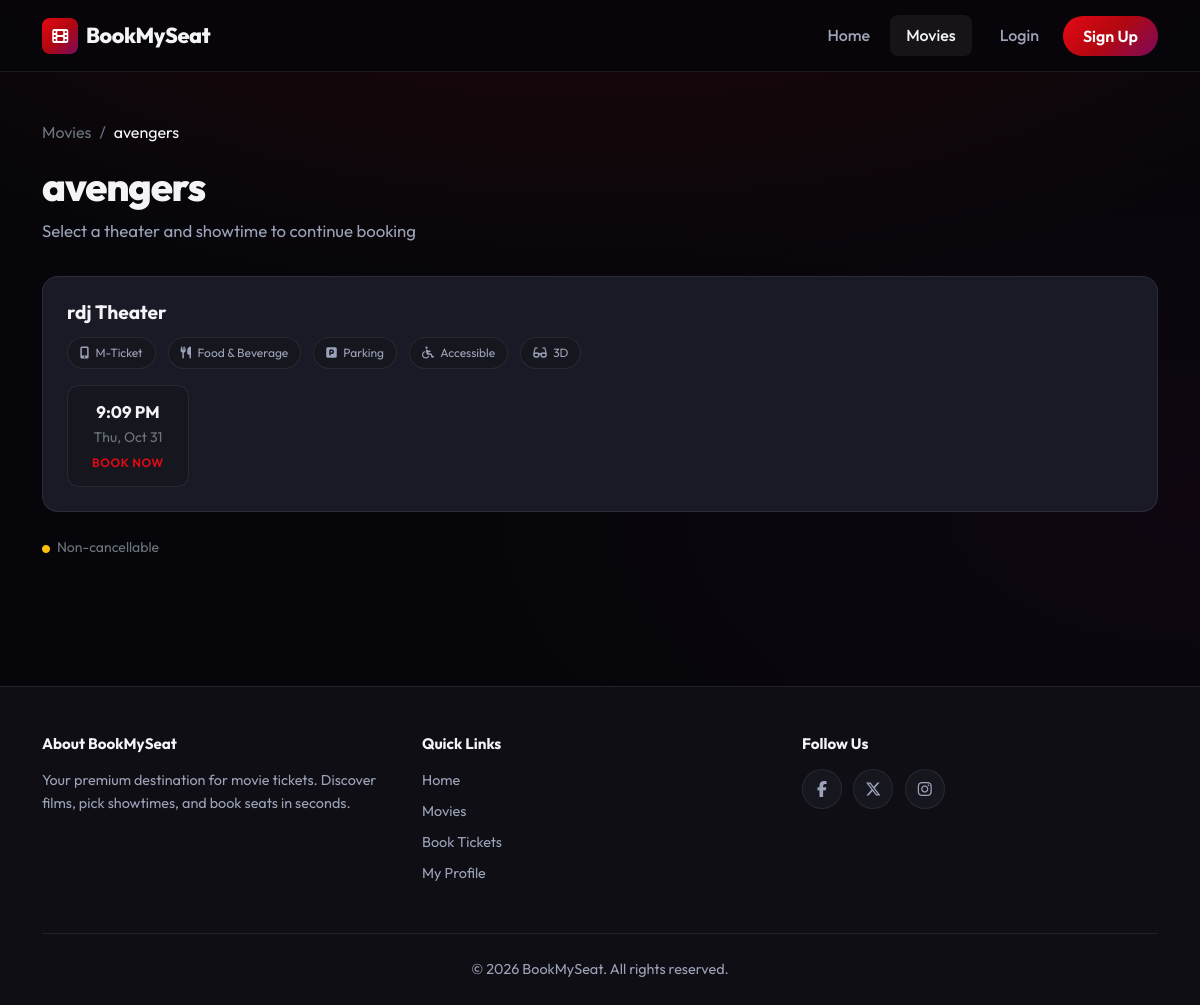
/movies/1/theaters, run on the app's committed database.
### movies/models.py (models this page shows, shortened)
class Movie(models.Model):
    name= models.CharField(max_length=255)
    image= models.ImageField(upload_to="movies/")
    rating = models.DecimalField(max_digits=3,decimal_places=1)
    cast= models.TextField()
    description= models.TextField(blank=True,null=True) # optional

class Theater(models.Model):
    name = models.CharField(max_length=255)
    movie = models.ForeignKey(Movie,on_delete=models.CASCADE,related_name='theaters')
    time= models.DateTimeField()

### movies/views.py (the view)
# urls.py: path('<int:movie_id>/theaters',views.theater_list,name='theater_list'),
def theater_list(request,movie_id):
    movie = get_object_or_404(Movie,id=movie_id)
    theater=Theater.objects.filter(movie=movie)
    return render(request,'movies/theater_list.html',{'movie':movie,'theaters':theater})

### templates/movies/theater_list.html (shortened to what this page needs)
{% extends "users/basic.html" %}
{% block content %}
<div class="container py-4 py-lg-5">
  <nav aria-label="breadcrumb" class="mb-3">
    <ol class="breadcrumb">
      <li class="breadcrumb-item"><a href="/movies/" class="text-secondary">Movies</a></li>
      <li class="breadcrumb-item active text-light" aria-current="page">{{ movie.name }}</li>
    </ol>
  </nav>
  <h1 class="page-title">{{ movie.name }}</h1>
  <p class="page-subtitle">Select a theater and showtime to continue booking</p>
  {% if theaters %}
    {% for theater in theaters %}
    <div class="theater-card">
      <h2 class="theater-name">{{ theater.name }} Theater</h2>
      <div class="theater-amenities">
        <span class="amenity-badge"><i class="fas fa-mobile-alt me-1"></i> M-Ticket</span>
        <span class="amenity-badge"><i class="fas fa-utensils me-1"></i> Food & Beverage</span>
        <span class="amenity-badge"><i class="fas fa-parking me-1"></i> Parking</span>
        <span class="amenity-badge"><i class="fas fa-wheelchair me-1"></i> Accessible</span>
        <span class="amenity-badge"><i class="fas fa-glasses me-1"></i> 3D</span>
      </div>
      <div class="d-flex flex-wrap gap-3">
        <a href="{% url 'book_seats' theater.id %}" class="showtime-slot">
          <span class="time-label">{{ theater.time|date:"g:i A" }}</span>
          <span class="d-block small text-secondary">{{ theater.time|date:"D, M j" }}</span>
          <span class="book-label">Book Now</span>
        </a>
      </div>
    </div>
    {% endfor %}
  {% endif %}
  <p class="mt-4 small text-secondary">
    <i class="fas fa-circle text-warning me-1" style="font-size: 0.5rem;"></i> Non-cancellable
  </p>
</div>
{% endblock %}

### static/css/main.css (style rules this page uses)
:root { --bg-deep: #06060a; --bg-surface: #0e0e14; --bg-elevated: #16161f; --bg-card: #1a1a26; --border-subtle: rgba(255, 255, 255, 0.08); --border-glow: rgba(229, 9, 20, 0.45); --text-primary: #f4f4f8; --text-secondary: #9ca3b8; --text-muted: #6b7289; --accent: #e50914; --accent-hover: #ff1a27; --accent-gold: #f5c518; --gradient-brand: linear-gradient(135deg, #e50914 0%, #b20710 50%, #7b0a5c 100%); --gradient-card: linear-gradient(145deg, rgba(229, 9, 20, 0.12) 0%, transparent 60%); --gradient-hero: linear-gradient(180deg, transparent 0%, var(--bg-deep) 100%); --shadow-card: 0 8px 32px rgba(0, 0, 0, 0.45); --shadow-hover: 0 20px 48px rgba(229, 9, 20, 0.2); --radius-sm: 8px; --radius-md: 12px; --radius-lg: 16px; --radius-xl: 24px; --font: 'Outfit', system-ui, sans-serif; --nav-height: 72px; --transition: 0.3s cubic-bezier(0.4, 0, 0.2, 1); }
*, *::before, *::after { box-sizing: border-box; }
html { scroll-behavior: smooth; }
body { font-family: var(--font); background: var(--bg-deep); color: var(--text-primary); line-height: 1.6; min-height: 100vh; display: flex; flex-direction: column; background-image: radial-gradient(ellipse 80% 50% at 50% -20%, rgba(229, 9, 20, 0.15), transparent), radial-gradient(ellipse 60% 40% at 100% 50%, rgba(123, 10, 92, 0.08), transparent); }
.page-title { font-size: clamp(1.75rem, 4vw, 2.5rem); font-weight: 800; letter-spacing: -0.03em; margin-bottom: 0.5rem; }
.page-subtitle { color: var(--text-secondary); font-size: 1.05rem; margin-bottom: 2rem; }
.theater-card { background: var(--bg-card); border: 1px solid var(--border-subtle); border-radius: var(--radius-lg); padding: 1.5rem; margin-bottom: 1rem; transition: border-color var(--transition); }
.theater-name { font-size: 1.2rem; font-weight: 700; margin-bottom: 0.75rem; }
.theater-amenities { display: flex; flex-wrap: wrap; gap: 0.75rem; margin-bottom: 1rem; }
.amenity-badge { font-size: 0.75rem; color: var(--text-secondary); background: var(--bg-elevated); padding: 0.35rem 0.75rem; border-radius: 999px; border: 1px solid var(--border-subtle); }
.showtime-slot { display: inline-flex; flex-direction: column; align-items: center; padding: 0.85rem 1.5rem; background: var(--bg-elevated); border: 1px solid var(--border-subtle); border-radius: var(--radius-md); text-decoration: none; color: var(--text-primary); transition: transform var(--transition), background var(--transition), border-color var(--transition); min-width: 120px; }
.showtime-slot .time-label { font-weight: 700; font-size: 1.05rem; }
.showtime-slot .book-label { font-size: 0.75rem; color: var(--accent); margin-top: 0.25rem; font-weight: 600; text-transform: uppercase; letter-spacing: 0.05em; }
.breadcrumb { background: transparent; padding: 0; margin: 0; }
.breadcrumb-item + .breadcrumb-item::before { color: var(--text-muted); }
.breadcrumb-item a { color: var(--text-secondary); text-decoration: none; }

### data on the page
Movie: name "avengers"
Theater: name "rdj", time "9:09 PM", time "Thu, Oct 31"
